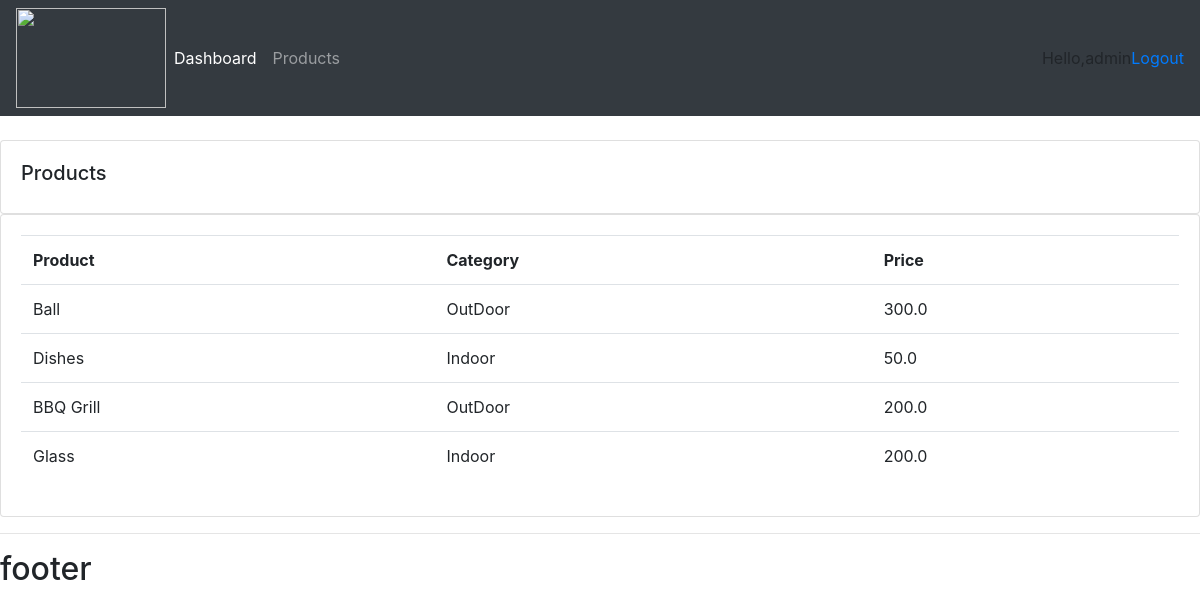
Screenshot of /products/ (signed in) with the database file from the repository.
### accounts/models.py (models this page shows, shortened)
class Product(models.Model):
    CATEGORY = (
        ('Indoor','Indoor'),
        ('OutDoor','OutDoor')
    )
    name =  models.CharField(null=True)
    category = models.CharField(null=True,choices=CATEGORY)
    price = models.FloatField(null=True)
    description = models.CharField(null=True,blank=True)
    date_created = models.DateTimeField(auto_now_add=True,null=True)
    tags = models.ManyToManyField(Tag)

### accounts/views.py (the view)
# urls.py: path('products/',views.products, name="products"),
def products(request):
   products = Product.objects.all()
   return render(request,'accounts/products.html',{'products':products})

### accounts/templates/accounts/products.html
{% extends 'accounts/main.html' %}
{%block content %}
    <br>
<div class="row">
    <div class="col-md">
        <div class="card card-body">
            <h5>Products</h5>
        </div>
        <div class="card card-body">
            <table class="table">
                <tr>
                    <th>Product</th>
                    <th>Category</th>
                    <th>Price</th>
                </tr>
                {% for product in products %}
                <tr>
                    <td>{{ product.name }}</td>
                    <td>{{ product.category }}</td>
                    <td>{{ product.price }}</td>
                </tr>
                {% endfor %}
            </table>
        </div>
    </div>
</div>
    {% endblock %}

### accounts/templates/accounts/navbar.html (shortened to what this page needs)
{% load static %}
<nav class="navbar navbar-expand-lg navbar-dark bg-dark">
  <img src="{%static 'images/logo1.png '%}"width="150" height="100">
  <div class="collapse navbar-collapse" id="navbarNav">
    <ul class="navbar-nav">
      <li class="nav-item active">
        <a class="nav-link" href="{% url 'home' %}">Dashboard</a>
      </li>
      <li class="nav-item">
        <a class="nav-link" href="{% url 'products' %}">Products</a>
      </li>
    </ul>
  </div>
  <span>Hello,{{request.user }}</span>
  <span><a href="{% url 'logout' %}">Logout</a></span>
</nav>

### rows the page displays
Product: name "Ball", category "OutDoor", price "300.0"
Product: name "Dishes", category "Indoor", price "50.0"
Product: name "BBQ Grill", category "OutDoor", price "200.0"
Product: name "Glass", category "Indoor", price "200.0"

### other values shown
{{ request.user }} "admin"
